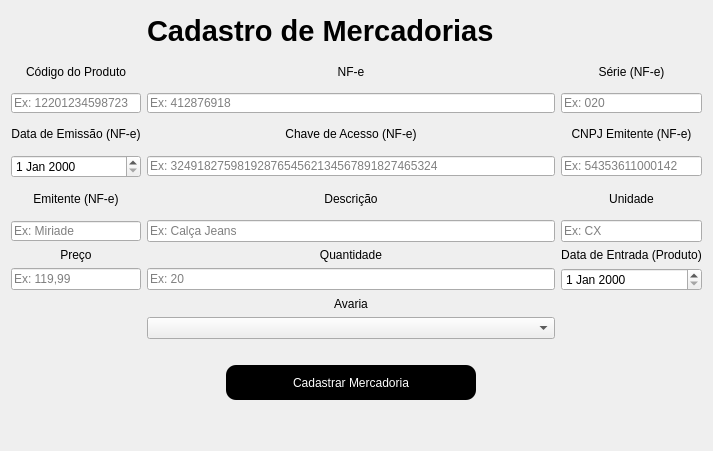
          <widget class="QWidget" name="tab_3">
           <attribute name="title">
            <string>Cadastro de Mercadorias</string>
           </attribute>
           <layout class="QGridLayout" name="gridLayout_3">
            <property name="horizontalSpacing">
             <number>6</number>
            </property>
            <item row="7" column="0">
             <widget class="QLabel" name="label_13">
              <property name="styleSheet">
               <string notr="true">font: 75 14pt &quot;MS Shell Dlg 2&quot;;</string>
              </property>
              <property name="text">
               <string>Preço</string>
              </property>
              <property name="alignment">
               <set>Qt::AlignCenter</set>
              </property>
             </widget>
            </item>
            <item row="6" column="0">
             <widget class="QLineEdit" name="line_emitente">
              <property name="sizePolicy">
               <sizepolicy hsizetype="MinimumExpanding" vsizetype="Fixed">
                <horstretch>0</horstretch>
                <verstretch>0</verstretch>
               </sizepolicy>
              </property>
              <property name="minimumSize">
               <size>
                <width>0</width>
                <height>20</height>
               </size>
              </property>
              <property name="maximumSize">
               <size>
                <width>16777215</width>
                <height>20</height>
               </size>
              </property>
              <property name="sizeIncrement">
               <size>
                <width>0</width>
                <height>0</height>
               </size>
              </property>
              <property name="accessibleDescription">
               <string/>
              </property>
              <property name="inputMethodHints">
               <set>Qt::ImhNone</set>
              </property>
              <property name="placeholderText">
               <string>Ex: Miriade</string>
              </property>
              <property name="clearButtonEnabled">
               <bool>false</bool>
              </property>
             </widget>
            </item>
            <item row="1" column="4">
             <widget class="QLabel" name="label_8">
              <property name="minimumSize">
               <size>
                <width>0</width>
                <height>30</height>
               </size>
              </property>
              <property name="maximumSize">
               <size>
                <width>16777215</width>
                <height>30</height>
               </size>
              </property>
              <property name="focusPolicy">
               <enum>Qt::NoFocus</enum>
              </property>
              <property name="layoutDirection">
               <enum>Qt::LeftToRight</enum>
              </property>
              <property name="styleSheet">
               <string notr="true">font: 75 14pt &quot;MS Shell Dlg 2&quot;;</string>
              </property>
              <property name="text">
               <string>Série (NF-e)</string>
              </property>
              <property name="alignment">
               <set>Qt::AlignCenter</set>
              </property>
             </widget>
            </item>
            <item row="6" column="2">
             <widget class="QLineEdit" name="line_descprod">
              <property name="placeholderText">
               <string>Ex: Calça Jeans</string>
              </property>
             </widget>
            </item>
            <item row="8" column="0">
             <widget class="QLineEdit" name="line_preco">
              <property name="placeholderText">
               <string>Ex: 119,99</string>
              </property>
             </widget>
            </item>
            <item row="5" column="4">
             <widget class="QLabel" name="label_6">
              <property name="styleSheet">
               <string notr="true">font: 75 14pt &quot;MS Shell Dlg 2&quot;;</string>
              </property>
              <property name="text">
               <string>Unidade</string>
              </property>
              <property name="alignment">
               <set>Qt::AlignCenter</set>
              </property>
             </widget>
            </item>
            <item row="5" column="0">
             <widget class="QLabel" name="label_11">
              <property name="minimumSize">
               <size>
                <width>0</width>
                <height>30</height>
               </size>
              </property>
              <property name="maximumSize">
               <size>
                <width>16777215</width>
                <height>30</height>
               </size>
              </property>
              <property name="focusPolicy">
               <enum>Qt::NoFocus</enum>
              </property>
              <property name="layoutDirection">
               <enum>Qt::LeftToRight</enum>
              </property>
              <property name="styleSheet">
               <string notr="true">font: 75 14pt &quot;MS Shell Dlg 2&quot;;</string>
              </property>
              <property name="text">
               <string>Emitente (NF-e)</string>
              </property>
              <property name="alignment">
               <set>Qt::AlignCenter</set>
              </property>
             </widget>
            </item>
            <item row="4" column="4">
             <widget class="QLineEdit" name="line_cnpjemitente">
              <property name="sizePolicy">
               <sizepolicy hsizetype="MinimumExpanding" vsizetype="Fixed">
                <horstretch>0</horstretch>
                <verstretch>0</verstretch>
               </sizepolicy>
              </property>
              <property name="minimumSize">
               <size>
                <width>0</width>
                <height>20</height>
               </size>
              </property>
              <property name="maximumSize">
               <size>
                <width>16777215</width>
                <height>20</height>
               </size>
              </property>
              <property name="accessibleDescription">
               <string/>
              </property>
              <property name="maxLength">
               <number>14</number>
              </property>
              <property name="placeholderText">
               <string>Ex: 54353611000142</string>
              </property>
             </widget>
            </item>
            <item row="1" column="2">
             <widget class="QLabel" name="label_7">
              <property name="minimumSize">
               <size>
                <width>0</width>
                <height>30</height>
               </size>
              </property>
              <property name="maximumSize">
               <size>
                <width>16777215</width>
                <height>30</height>
               </size>
              </property>
              <property name="focusPolicy">
               <enum>Qt::NoFocus</enum>
              </property>
              <property name="layoutDirection">
               <enum>Qt::LeftToRight</enum>
              </property>
              <property name="styleSheet">
               <string notr="true">font: 75 14pt &quot;MS Shell Dlg 2&quot;;</string>
              </property>
              <property name="text">
               <string>NF-e</string>
              </property>
              <property name="alignment">
               <set>Qt::AlignCenter</set>
              </property>
             </widget>
            </item>
            <item row="3" column="0">
             <widget class="QLabel" name="label_14">
              <property name="minimumSize">
               <size>
                <width>0</width>
                <height>30</height>
               </size>
              </property>
              <property name="maximumSize">
               <size>
                <width>16777215</width>
                <height>30</height>
               </size>
              </property>
              <property name="focusPolicy">
               <enum>Qt::NoFocus</enum>
              </property>
              <property name="layoutDirection">
               <enum>Qt::LeftToRight</enum>
              </property>
              <property name="styleSheet">
               <string notr="true">font: 75 14pt &quot;MS Shell Dlg 2&quot;;</string>
              </property>
              <property name="text">
               <string>Data de Emissão (NF-e)</string>
              </property>
              <property name="alignment">
               <set>Qt::AlignCenter</set>
              </property>
             </widget>
            </item>
            <item row="4" column="2">
             <widget class="QLineEdit" name="line_chavedeacessonfe">
              <property name="sizePolicy">
               <sizepolicy hsizetype="MinimumExpanding" vsizetype="Fixed">
                <horstretch>0</horstretch>
                <verstretch>0</verstretch>
               </sizepolicy>
              </property>
              <property name="minimumSize">
               <size>
                <width>0</width>
                <height>20</height>
               </size>
              </property>
              <property name="maximumSize">
               <size>
                <width>16777215</width>
                <height>20</height>
               </size>
              </property>
              <property name="accessibleDescription">
               <string/>
              </property>
              <property name="maxLength">
               <number>40</number>
              </property>
              <property name="placeholderText">
               <string>Ex: 3249182759819287654562134567891827465324</string>
              </property>
             </widget>
            </item>
            <item row="1" column="0">
             <widget class="QLabel" name="label_2">
              <property name="sizePolicy">
               <sizepolicy hsizetype="Minimum" vsizetype="Minimum">
                <horstretch>0</horstretch>
                <verstretch>0</verstretch>
               </sizepolicy>
              </property>
              <property name="minimumSize">
               <size>
                <width>0</width>
                <height>30</height>
               </size>
              </property>
              <property name="maximumSize">
               <size>
                <width>16777215</width>
                <height>30</height>
               </size>
              </property>
              <property name="focusPolicy">
               <enum>Qt::NoFocus</enum>
              </property>
              <property name="layoutDirection">
               <enum>Qt::LeftToRight</enum>
              </property>
              <property name="styleSheet">
               <string notr="true">font: 75 14pt &quot;MS Shell Dlg 2&quot;;</string>
              </property>
              <property name="text">
               <string>Código do Produto</string>
              </property>
              <property name="alignment">
               <set>Qt::AlignCenter</set>
              </property>
             </widget>
            </item>
            <item row="2" column="2">
             <widget class="QLineEdit" name="line_nfe">
              <property name="sizePolicy">
               <sizepolicy hsizetype="MinimumExpanding" vsizetype="Fixed">
                <horstretch>0</horstretch>
                <verstretch>0</verstretch>
               </sizepolicy>
              </property>
              <property name="minimumSize">
               <size>
                <width>0</width>
                <height>20</height>
               </size>
              </property>
              <property name="maximumSize">
               <size>
                <width>16777215</width>
                <height>20</height>
               </size>
              </property>
              <property name="accessibleDescription">
               <string/>
              </property>
              <property name="maxLength">
               <number>9</number>
              </property>
              <property name="placeholderText">
               <string>Ex: 412876918</string>
              </property>
             </widget>
            </item>
            <item row="0" column="2">
             <layout class="QGridLayout" name="gridLayout_8">
              <property name="rightMargin">
               <number>8</number>
              </property>
              <property name="spacing">
               <number>0</number>
              </property>
              <item row="0" column="1">
               <widget class="QLabel" name="label_5">
                <property name="sizePolicy">
                 <sizepolicy hsizetype="Minimum" vsizetype="Minimum">
                  <horstretch>0</horstretch>
                  <verstretch>0</verstretch>
                 </sizepolicy>
                </property>
                <property name="minimumSize">
                 <size>
                  <width>360</width>
                  <height>40</height>
                 </size>
                </property>
                <property name="maximumSize">
                 <size>
                  <width>360</width>
                  <height>40</height>
                 </size>
                </property>
                <property name="styleSheet">
                 <string notr="true">font: 75 26pt &quot;MS Shell Dlg 2&quot;;</string>
                </property>
                <property name="text">
                 <string>&lt;html&gt;&lt;head/&gt;&lt;body&gt;&lt;p&gt;&lt;span style=&quot; font-size:22pt; font-weight:600;&quot;&gt;Cadastro de Mercadorias&lt;/span&gt;&lt;/p&gt;&lt;/body&gt;&lt;/html&gt;</string>
                </property>
               </widget>
              </item>
              <item row="0" column="2">
               <widget class="QLabel" name="label_28">
                <property name="minimumSize">
                 <size>
                  <width>40</width>
                  <height>40</height>
                 </size>
                </property>
                <property name="maximumSize">
                 <size>
                  <width>40</width>
                  <height>40</height>
                 </size>
                </property>
                <property name="text">
                 <string/>
                </property>
                <property name="pixmap">
                 <pixmap>../../../.designer/imagens/mercadorias.png</pixmap>
                </property>
                <property name="scaledContents">
                 <bool>true</bool>
                </property>
               </widget>
              </item>
             </layout>
            </item>
            <item row="2" column="0">
             <widget class="QLineEdit" name="line_codprod">
              <property name="sizePolicy">
               <sizepolicy hsizetype="MinimumExpanding" vsizetype="Fixed">
                <horstretch>0</horstretch>
                <verstretch>0</verstretch>
               </sizepolicy>
              </property>
              <property name="minimumSize">
               <size>
                <width>0</width>
                <height>20</height>
               </size>
              </property>
              <property name="maximumSize">
               <size>
                <width>16777215</width>
                <height>20</height>
               </size>
              </property>
              <property name="accessibleDescription">
               <string/>
              </property>
              <property name="maxLength">
               <number>14</number>
              </property>
              <property name="placeholderText">
               <string>Ex: 12201234598723</string>
              </property>
             </widget>
            </item>
            <item row="2" column="4">
             <widget class="QLineEdit" name="line_serienfe">
              <property name="sizePolicy">
               <sizepolicy hsizetype="MinimumExpanding" vsizetype="Fixed">
                <horstretch>0</horstretch>
                <verstretch>0</verstretch>
               </sizepolicy>
              </property>
              <property name="minimumSize">
               <size>
                <width>0</width>
                <height>20</height>
               </size>
              </property>
              <property name="maximumSize">
               <size>
                <width>16777215</width>
                <height>20</height>
               </size>
              </property>
              <property name="accessibleDescription">
               <string/>
              </property>
              <property name="maxLength">
               <number>3</number>
              </property>
              <property name="placeholderText">
               <string>Ex: 020 </string>
              </property>
             </widget>
            </item>
            <item row="3" column="4">
             <widget class="QLabel" name="label_10">
              <property name="minimumSize">
               <size>
                <width>0</width>
                <height>30</height>
               </size>
              </property>
              <property name="maximumSize">
               <size>
                <width>16777215</width>
                <height>30</height>
               </size>
              </property>
              <property name="focusPolicy">
               <enum>Qt::NoFocus</enum>
              </property>
              <property name="layoutDirection">
               <enum>Qt::LeftToRight</enum>
              </property>
              <property name="styleSheet">
               <string notr="true">font: 75 14pt &quot;MS Shell Dlg 2&quot;;</string>
              </property>
              <property name="text">
               <string>CNPJ Emitente (NF-e)</string>
              </property>
              <property name="alignment">
               <set>Qt::AlignCenter</set>
              </property>
             </widget>
            </item>
            <item row="0" column="4">
             <spacer name="horizontalSpacer_14">
              <property name="orientation">
               <enum>Qt::Horizontal</enum>
              </property>
              <property name="sizeHint" stdset="0">
               <size>
                <width>40</width>
                <height>20</height>
               </size>
              </property>
             </spacer>
            </item>
            <item row="0" column="0">
             <spacer name="horizontalSpacer_13">
              <property name="orientation">
               <enum>Qt::Horizontal</enum>
              </property>
              <property name="sizeHint" stdset="0">
               <size>
                <width>40</width>
                <height>20</height>
               </size>
              </property>
             </spacer>
            </item>
            <item row="5" column="2">
             <widget class="QLabel" name="label_12">
              <property name="minimumSize">
               <size>
                <width>0</width>
                <height>30</height>
               </size>
              </property>
              <property name="maximumSize">
               <size>
                <width>16777215</width>
                <height>30</height>
               </size>
              </property>
              <property name="focusPolicy">
               <enum>Qt::NoFocus</enum>
              </property>
              <property name="layoutDirection">
               <enum>Qt::LeftToRight</enum>
              </property>
              <property name="styleSheet">
               <string notr="true">font: 75 14pt &quot;MS Shell Dlg 2&quot;;</string>
              </property>
              <property name="text">
               <string>Descrição</string>
              </property>
              <property name="alignment">
               <set>Qt::AlignCenter</set>
              </property>
             </widget>
            </item>
            <item row="3" column="2">
             <widget class="QLabel" name="label_9">
              <property name="minimumSize">
               <size>
                <width>0</width>
                <height>30</height>
               </size>
              </property>
              <property name="maximumSize">
               <size>
                <width>16777215</width>
                <height>30</height>
               </size>
              </property>
              <property name="focusPolicy">
               <enum>Qt::NoFocus</enum>
              </property>
              <property name="layoutDirection">
               <enum>Qt::LeftToRight</enum>
              </property>
              <property name="styleSheet">
               <string notr="true">font: 75 14pt &quot;MS Shell Dlg 2&quot;;</string>
              </property>
              <property name="text">
               <string>Chave de Acesso (NF-e)</string>
              </property>
              <property name="alignment">
               <set>Qt::AlignCenter</set>
              </property>
             </widget>
            </item>
            <item row="6" column="4">
             <widget class="QLineEdit" name="line_unidade">
              <property name="placeholderText">
               <string>Ex: CX</string>
              </property>
             </widget>
            </item>
            <item row="8" column="2">
             <widget class="QLineEdit" name="line_quantidade">
              <property name="placeholderText">
               <string>Ex: 20</string>
              </property>
             </widget>
            </item>
            <item row="7" column="2">
             <widget class="QLabel" name="label_15">
              <property name="styleSheet">
               <string notr="true">font: 75 14pt &quot;MS Shell Dlg 2&quot;;</string>
              </property>
              <property name="text">
               <string>Quantidade</string>
              </property>
              <property name="alignment">
               <set>Qt::AlignCenter</set>
              </property>
             </widget>
            </item>
            <item row="9" column="2">
             <widget class="QLabel" name="label_25">
              <property name="styleSheet">
               <string notr="true">font: 75 14pt &quot;MS Shell Dlg 2&quot;;</string>
              </property>
              <property name="text">
               <string>Avaria</string>
              </property>
              <property name="alignment">
               <set>Qt::AlignCenter</set>
              </property>
             </widget>
            </item>
            <item row="7" column="4">
             <widget class="QLabel" name="label_24">
              <property name="styleSheet">
               <string notr="true">font: 75 14pt &quot;MS Shell Dlg 2&quot;;</string>
              </property>
              <property name="text">
               <string>Data de Entrada (Produto)</string>
              </property>
              <property name="alignment">
               <set>Qt::AlignCenter</set>
              </property>
             </widget>
            </item>
            <item row="10" column="2">
             <widget class="QComboBox" name="cb_avaria">
              <property name="currentIndex">
               <number>-1</number>
              </property>
              <property name="maxVisibleItems">
               <number>2</number>
              </property>
              <item>
               <property name="text">
                <string>Sim</string>
               </property>
              </item>
              <item>
               <property name="text">
                <string>Não</string>
               </property>
              </item>
             </widget>
            </item>
            <item row="11" column="2">
             <layout class="QGridLayout" name="gridLayout_5">
              <item row="2" column="0">
               <spacer name="verticalSpacer_3">
                <property name="orientation">
                 <enum>Qt::Vertical</enum>
                </property>
                <property name="sizeHint" stdset="0">
                 <size>
                  <width>20</width>
                  <height>40</height>
                 </size>
                </property>
               </spacer>
              </item>
              <item row="0" column="0">
               <widget class="QLabel" name="label_40">
                <property name="text">
                 <string/>
                </property>
               </widget>
              </item>
              <item row="1" column="0">
               <widget class="QPushButton" name="btn_cadastrarmerc">
                <property name="sizePolicy">
                 <sizepolicy hsizetype="Minimum" vsizetype="Expanding">
                  <horstretch>0</horstretch>
                  <verstretch>0</verstretch>
                 </sizepolicy>
                </property>
                <property name="minimumSize">
                 <size>
                  <width>250</width>
                  <height>35</height>
                 </size>
                </property>
                <property name="maximumSize">
                 <size>
                  <width>250</width>
                  <height>35</height>
                 </size>
                </property>
                <property name="cursor">
                 <cursorShape>PointingHandCursor</cursorShape>
                </property>
                <property name="layoutDirection">
                 <enum>Qt::LeftToRight</enum>
                </property>
                <property name="autoFillBackground">
                 <bool>false</bool>
                </property>
                <property name="styleSheet">
                 <string notr="true">QPushButton{
background-color: rgb(0, 0, 0);
	font: 75 14pt &quot;MS Shell Dlg 2&quot;;
color: rgb(255, 255, 255);
border-radius:10px;
;}

QPushButton:hover{
	
	
	
	background-color: rgb(85, 255, 127);
	 color:black
}




</string>
                </property>
                <property name="text">
                 <string>Cadastrar Mercadoria</string>
                </property>
               </widget>
              </item>
             </layout>
            </item>
            <item row="4" column="0">
             <widget class="QDateEdit" name="date_emissaonfs"/>
            </item>
            <item row="8" column="4">
             <widget class="QDateEdit" name="date_entradaproduto"/>
            </item>
           </layout>
          </widget>
